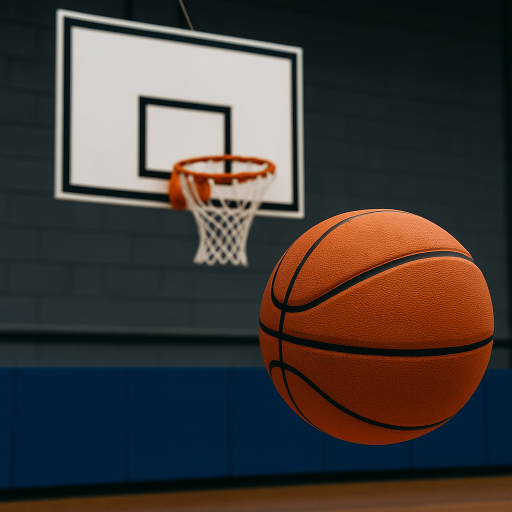
#> input picture color_space_analysis/test_images/basketball.jpg, 1024 x 1024 px (shown at 1/2 size)
$ python -i advanced_color_analysis.py   (imports and definitions only)
#> lines starting #> are read from the running program, lines starting #| are printed output that depends on the picture; after the words box and inside, x2 and y2 are one past the last pixel; in counts of white or black regions, pixels touching at a corner belong together
"""
Advanced Color Space Analysis
Author: fakgun
Description: Advanced color analysis including multiple color spaces and clustering
"""

import cv2
import numpy as np
import matplotlib.pyplot as plt
from sklearn.cluster import KMeans
from sklearn.preprocessing import StandardScaler
import seaborn as sns

class AdvancedColorAnalysis:
    def __init__(self):
        self.color_spaces = ['BGR', 'HSV', 'LAB', 'YUV', 'XYZ']

    def convert_to_multiple_spaces(self, image):
        """
        Convert image to multiple color spaces

        Args:
            image: Input BGR image

        Returns:
            spaces: Dictionary with different color space representations
        """
        spaces = {}

        # BGR (original)
        spaces['BGR'] = image.copy()

        # HSV
        spaces['HSV'] = cv2.cvtColor(image, cv2.COLOR_BGR2HSV)

        # LAB
        spaces['LAB'] = cv2.cvtColor(image, cv2.COLOR_BGR2LAB)

        # YUV
        spaces['YUV'] = cv2.cvtColor(image, cv2.COLOR_BGR2YUV)

        # XYZ
        spaces['XYZ'] = cv2.cvtColor(image, cv2.COLOR_BGR2XYZ)

        return spaces

    # [29 lines left out: function analyze_color_distribution, not called in this run]

    def find_dominant_colors(self, data, n_colors=5):
        """
        Find dominant colors using K-means clustering

        Args:
            data: Color data (N x 3)
            n_colors: Number of dominant colors to find

        Returns:
            colors: List of dominant colors
        """
        # Resample data for faster processing
        if len(data) > 10000:
            indices = np.random.choice(len(data), 10000, replace=False)
            data_sample = data[indices]
        else:
            data_sample = data

        # Apply K-means
        kmeans = KMeans(n_clusters=n_colors, random_state=42, n_init=10)
        kmeans.fit(data_sample)

        # Get cluster centers
        colors = kmeans.cluster_centers_.astype(int)

        # Get color frequencies
        labels = kmeans.labels_
        frequencies = [np.sum(labels == i) for i in range(n_colors)]

        # Sort by frequency
        sorted_indices = np.argsort(frequencies)[::-1]
        colors = colors[sorted_indices]
        frequencies = [frequencies[i] for i in sorted_indices]

        return list(zip(colors, frequencies))

    def create_color_palette(self, image, n_colors=8):
        """
        Create a color palette from image

        Args:
            image: Input image
            n_colors: Number of colors in palette

        Returns:
            palette: Color palette image
        """
        data = image.reshape(-1, 3)
        dominant_colors = self.find_dominant_colors(data, n_colors)

        # Create palette image
        palette_height = 100
        palette_width = n_colors * 100
        palette = np.zeros((palette_height, palette_width, 3), dtype=np.uint8)

        for i, (color, freq) in enumerate(dominant_colors):
            start_x = i * 100
            end_x = (i + 1) * 100
            palette[:, start_x:end_x] = color

        return palette

    def segment_by_color_clustering(self, image, n_clusters=5):
        """
        Segment image using color clustering

        Args:
            image: Input image
            n_clusters: Number of clusters

        Returns:
            segmented: Segmented image
            labels: Cluster labels
        """
        data = image.reshape(-1, 3)

        # Apply K-means clustering
        kmeans = KMeans(n_clusters=n_clusters, random_state=42, n_init=10)
        labels = kmeans.fit_predict(data)

        # Reshape labels back to image shape
        labels = labels.reshape(image.shape[:2])

        # Create segmented image
        segmented = np.zeros_like(image)
        for i in range(n_clusters):
            mask = labels == i
            segmented[mask] = kmeans.cluster_centers_[i]

        return segmented, labels

    def analyze_color_harmony(self, image):
        """
        Analyze color harmony in image

        Args:
            image: Input image

        Returns:
            harmony_info: Dictionary with harmony analysis
        """
        # Convert to HSV for better color analysis
        hsv = cv2.cvtColor(image, cv2.COLOR_BGR2HSV)
        h_values = hsv[:, :, 0].flatten()

        # Remove black/white pixels (saturation < 30 or value < 30)
        s_values = hsv[:, :, 1].flatten()
        v_values = hsv[:, :, 2].flatten()

        valid_pixels = (s_values > 30) & (v_values > 30)
        h_valid = h_values[valid_pixels]

        if len(h_valid) == 0:
            return {"harmony_type": "No valid colors", "confidence": 0}

        # Analyze hue distribution
        hue_hist, _ = np.histogram(h_valid, bins=36, range=(0, 180))

        # Find dominant hue ranges
        dominant_hues = np.argsort(hue_hist)[-3:][::-1]

        # Determine harmony type
        harmony_info = self.classify_color_harmony(dominant_hues, hue_hist)

        return harmony_info

    def classify_color_harmony(self, dominant_hues, hue_hist):
        """
        Classify color harmony type

        Args:
            dominant_hues: Indices of dominant hues
            hue_hist: Histogram of hue values

        Returns:
            harmony_info: Dictionary with harmony classification
        """
        # Convert hue indices to actual hue values
        hue_values = dominant_hues * 5  # Each bin represents 5 degrees

        # Calculate hue differences
        if len(hue_values) >= 2:
            diff1 = abs(hue_values[0] - hue_values[1])
            diff2 = abs(hue_values[1] - hue_values[2]) if len(hue_values) >= 3 else 0
            diff3 = abs(hue_values[0] - hue_values[2]) if len(hue_values) >= 3 else 0

            # Classify harmony
            if diff1 < 30:
                harmony_type = "Monochromatic"
                confidence = 0.9
            elif 60 <= diff1 <= 120:
                harmony_type = "Complementary"
                confidence = 0.8
            elif 120 <= diff1 <= 180:
                harmony_type = "Triadic"
                confidence = 0.7
            else:
                harmony_type = "Analogous"
                confidence = 0.6
        else:
            harmony_type = "Single Color"
            confidence = 0.5

        return {
            "harmony_type": harmony_type,
            "confidence": confidence,
            "dominant_hues": hue_values.tolist()
        }

    def create_color_analysis_visualization(self, image):
        """
        Create comprehensive color analysis visualization

        Args:
            image: Input image

        Returns:
            fig: Matplotlib figure with analysis
        """
        # Analyze in multiple color spaces
        spaces = self.convert_to_multiple_spaces(image)

        # Create figure
        fig, axes = plt.subplots(3, 3, figsize=(15, 12))
        axes = axes.flatten()

        # Original image
        axes[0].imshow(cv2.cvtColor(image, cv2.COLOR_BGR2RGB))
        axes[0].set_title("Original Image")
        axes[0].axis('off')

        # Color spaces
        space_names = ['HSV', 'LAB', 'YUV']
        for i, space in enumerate(space_names):
            if space == 'HSV':
                # For HSV, show H channel in color
                hsv = spaces[space]
                h_channel = hsv[:, :, 0]
                axes[i + 1].imshow(h_channel, cmap='hsv')
            else:
                axes[i + 1].imshow(spaces[space])
            axes[i + 1].set_title(f"{space} Color Space")
            axes[i + 1].axis('off')

        # Color palette
        palette = self.create_color_palette(image, 8)
        axes[4].imshow(cv2.cvtColor(palette, cv2.COLOR_BGR2RGB))
        axes[4].set_title("Color Palette")
        axes[4].axis('off')

        # Segmented image
        segmented, _ = self.segment_by_color_clustering(image, 5)
        axes[5].imshow(cv2.cvtColor(segmented, cv2.COLOR_BGR2RGB))
        axes[5].set_title("Color Clustering (5 clusters)")
        axes[5].axis('off')

        # Color distribution
        data = image.reshape(-1, 3)
        axes[6].hist(data[:, 0], bins=50, alpha=0.7, color='red', label='Blue')
        axes[6].hist(data[:, 1], bins=50, alpha=0.7, color='green', label='Green')
        axes[6].hist(data[:, 2], bins=50, alpha=0.7, color='blue', label='Red')
        axes[6].set_title("Color Distribution")
        axes[6].legend()

        # HSV histogram
        hsv = spaces['HSV']
        axes[7].hist(hsv[:, :, 0].flatten(), bins=36, alpha=0.7, color='purple')
        axes[7].set_title("Hue Distribution")
        axes[7].set_xlabel("Hue (0-180)")

        # Color harmony analysis
        harmony_info = self.analyze_color_harmony(image)
        axes[8].text(0.1, 0.5, f"Harmony Type: {harmony_info['harmony_type']}\n"
                               f"Confidence: {harmony_info['confidence']:.2f}\n"
                               f"Dominant Hues: {harmony_info['dominant_hues']}",
                    transform=axes[8].transAxes, fontsize=12,
                    verticalalignment='center')
        axes[8].set_title("Color Harmony Analysis")
        axes[8].axis('off')

        plt.tight_layout()
        return fig

# [40 lines left out: function demo_advanced_color_analysis, not called in this run]

# [2 lines not run here, left out]

>>> import cv2
>>> picture = cv2.imread('test_images/basketball.jpg')
#> picture is the input picture: shape (1024, 1024, 3); mean B, G, R 57.3, 60.1, 65.8
>>> result = AdvancedColorAnalysis().create_color_analysis_visualization(picture)
#> in create_color_analysis_visualization, `spaces = self.convert_to_multiple_spaces(image)`: spaces = 5 items
#> the loop in create_color_analysis_visualization, `for i, space in enumerate(space_names):` made 3 passes
#> pass 1, in create_color_analysis_visualization, `h_channel = hsv[:, :, 0]`:
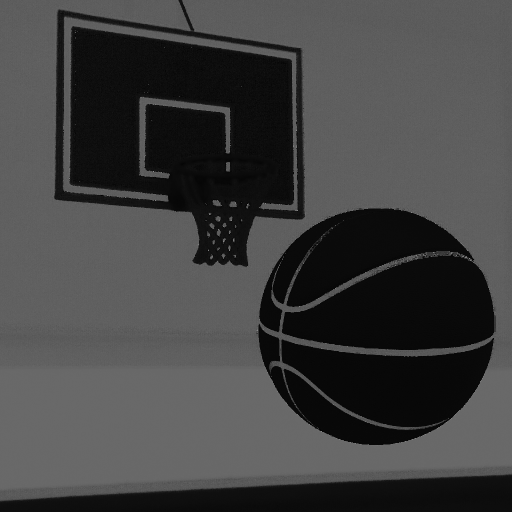
#> h_channel: shape (1024, 1024) (shown at 1/2 size); min 0, max 179, mean 66
#> in find_dominant_colors, `indices = np.random.choice(len(data), 10000, replace=False)`: indices = 10000 values, max 1048538 at index 8456, min 14 at index 1998, mean 531906.1
#> in create_color_palette, `dominant_colors = self.find_dominant_colors(data, n_colors)`: dominant_colors = [([45, 43, 33], 2785), ([20, 20, 10], 2035), ([57, 30, 0], 1703), ([10, 37, 95], 1245), ([199, 204, 210], 1095), ([17, 60, 151], 543), ([114, 126, 134], 358), ([61, 113, 212], 236)]
#> the loop in create_color_palette, `for i, (color, freq) in enumerate(dominant_colors):` made 8 passes
#> (color, freq, start_x, end_x) on passes 1 to 8: ([45, 43, 33], 2785, 0, 100), ([20, 20, 10], 2035, 100, 200), ([57, 30, 0], 1703, 200, 300), ([10, 37, 95], 1245, 300, 400), ([199, 204, 210], 1095, 400, 500), ([17, 60, 151], 543, 500, 600), ([114, 126, 134], 358, 600, 700), ([61, 113, 212], 236, 700, 800)
#> after the loop in create_color_palette, `for i, (color, freq) in enumerate(dominant_colors):`:
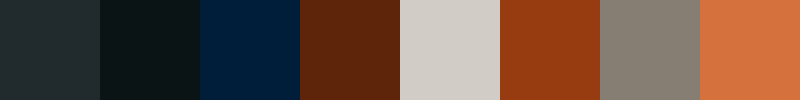
#> palette: shape (100, 800, 3); mean of channels 0, 1, 2 65.4, 79.1, 105.6; drawn as B, G, R
#> in segment_by_color_clustering, `labels = labels.reshape(image.shape[:2])`:
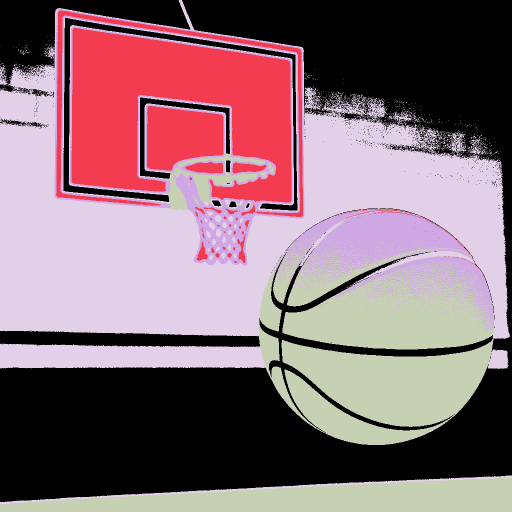
#> labels: shape (1024, 1024) int32 (shown at 1/2 size); 5 distinct labels, from 0 to 4; one colour per label, 0 black
#> the loop in segment_by_color_clustering, `for i in range(n_clusters):` made 5 passes
#> pass 1, in segment_by_color_clustering, `mask = labels == i`:
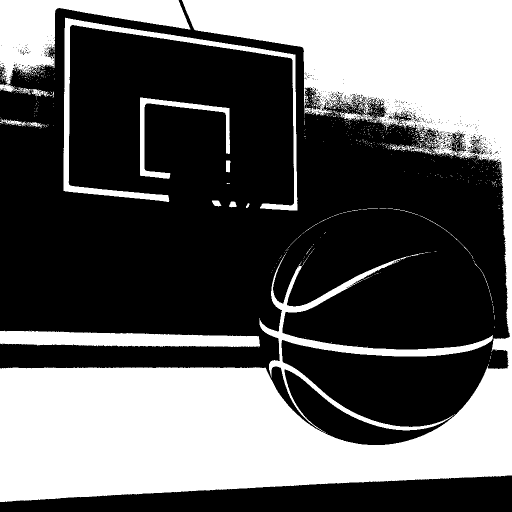
#> mask: shape (1024, 1024) bool (shown at 1/2 size); 38.2% white; 816 white regions (792 under 20 px), largest, box (x1, y1, x2, y2) and area: (0, 0, 1024, 1004) 326137, (0, 0, 381, 194) 25246, (519, 506, 986, 866) 14837
#> pass 3, in segment_by_color_clustering, `mask = labels == i`:
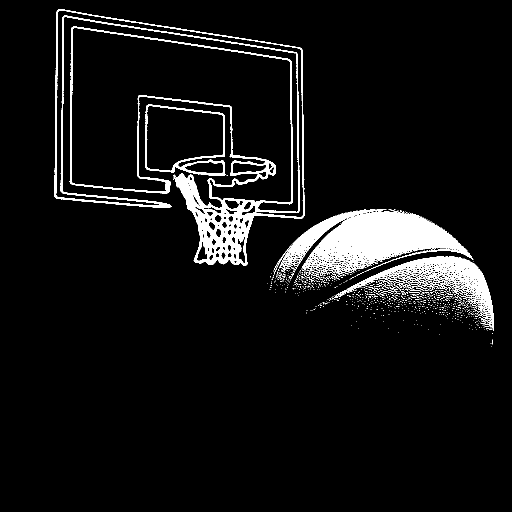
#> mask: shape (1024, 1024) bool (shown at 1/2 size); 6.4% white; 844 white regions (816 under 20 px), largest, box (x1, y1, x2, y2) and area: (109, 18, 609, 532) 27806, (547, 419, 947, 552) 24774, (668, 513, 988, 660) 8815
#> after the loop in segment_by_color_clustering, `for i in range(n_clusters):`:
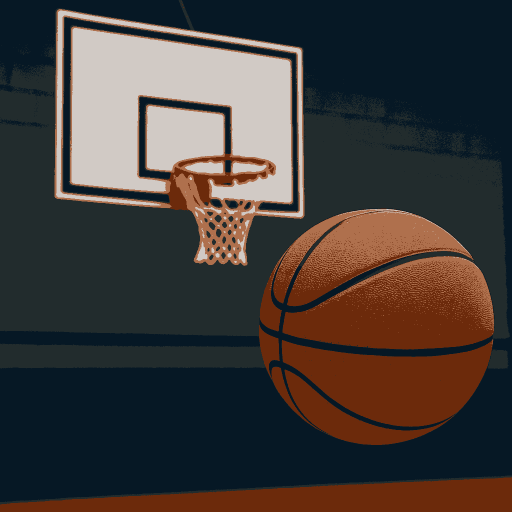
#> segmented: shape (1024, 1024, 3) (shown at 1/2 size); mean of channels 0, 1, 2 56.7, 59.4, 65.4; drawn as B, G, R
#> in analyze_color_harmony, `hue_hist, _ = np.histogram(h_valid, bins=36, range=(0, 180))`: hue_hist = 36 values, max 180728 at index 19, min 2 at index 28, mean 20079
#> in analyze_color_harmony, `dominant_hues = np.argsort(hue_hist)[-3:][::-1]`: dominant_hues = [19, 1, 20]
#> in classify_color_harmony, `hue_values = dominant_hues * 5`: hue_values = [95, 5, 100]
#> in classify_color_harmony, `diff1 = abs(hue_values[0] - hue_values[1])`: diff1 = 90
#> in classify_color_harmony, `diff2 = abs(hue_values[1] - hue_values[2]) if len(hue_values) >= 3 els..`: diff2 = 95
#> in classify_color_harmony, `diff3 = abs(hue_values[0] - hue_values[2]) if len(hue_values) >= 3 els..`: diff3 = 5
#> in analyze_color_harmony, `harmony_info = self.classify_color_harmony(dominant_hues, hue_hist)`: harmony_info = {'harmony_type': 'Complementary', 'confidence': 0.8, 'dominant_hues': [95, 5, 100]}
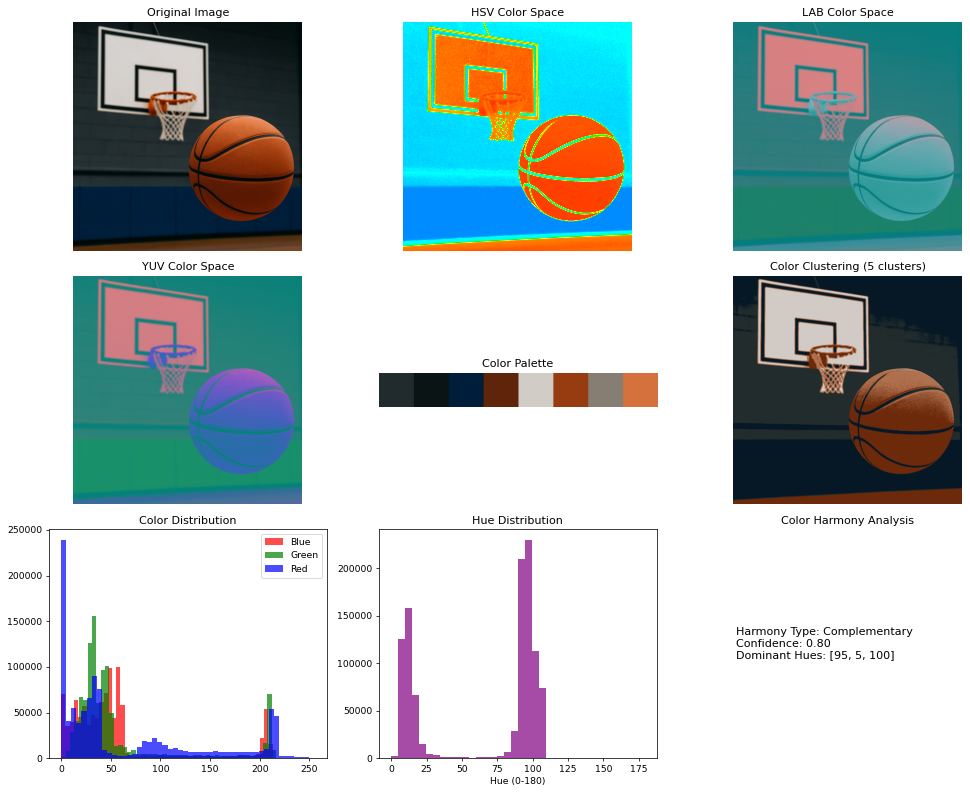
#> figure drawn by matplotlib, 8 panels; panel 7: tallest bar 100021 high, from x = 55.38 to 59.64; panel 7: tallest bar 155795 high, from x = 30.94 to 35.36; panel 7: tallest bar 238707 high, from x = 0 to 5.1; panel 8: tallest bar 229745 high, from x = 94.47 to 99.44
